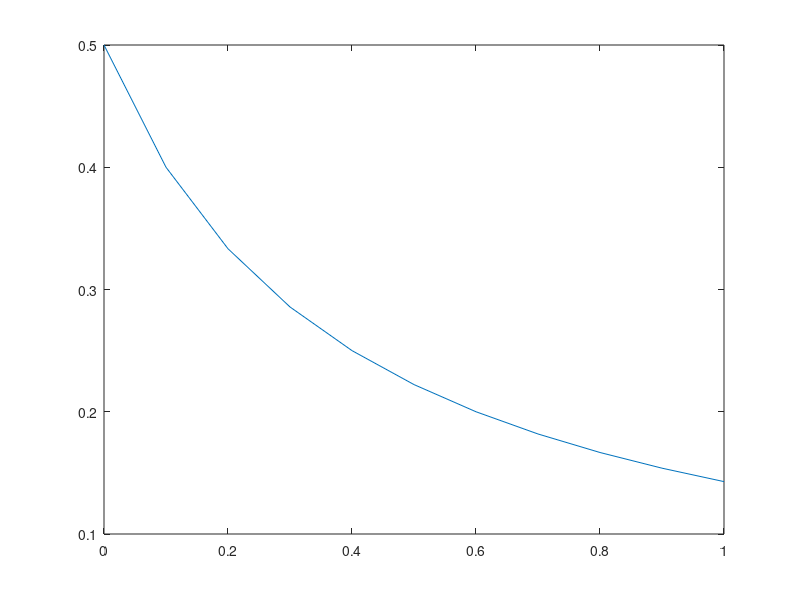

Write MATLAB code to recreate this figure. (Note: this script raises an error after producing the figure.)
x = [0:.1:1];
y = 1./(2+5*x);

figure,
plot(x,y)

%%

mu              = zeros(1,num_broadband); % if you add offset here it would get filtered out
sigma           = eye(num_broadband) + (1-eye(num_broadband))* ns_get(NS, 'alpha_coh');
alpha_inputs    = mvnrnd(mu,sigma,length(t));
alpha_inputs    = poisson_rate_a(ii)*filter(alpha_filter, alpha_inputs);        
alpha_envelope  = abs(hilbert(alpha_inputs));
% I am not sure that this is necessary:
% invert the alpha envelope, such that alpha correlates negatively
% with BOLD:
alpha_envelope  = 1./(2+5*alpha_envelope);
alpha_envelope  = filtfilt(low_bf_b, low_bf_a, alpha_envelope); % lowpass filter the envelope
alpha_inputs    = alpha_inputs + alpha_envelope;


%%


num_broadband   = ns_get(NS,'num_broadband');
srate           = 1/(ns_get(NS,'dt'));
t               = ns_get(NS, 't');

d1 = designfilt('bandpassiir','FilterOrder',10, ...
    'HalfPowerFrequency1',8,'HalfPowerFrequency2',15,...
    'SampleRate',srate,'DesignMethod','butter');

d2 = designfilt('lowpassiir','FilterOrder',10, ...
    'HalfPowerFrequency',5,...
    'SampleRate',srate,'DesignMethod','butter');

mu              = zeros(1,num_broadband); % if you add offset here it would get filtered out
sigma           = eye(num_broadband) + (1-eye(num_broadband))* ns_get(NS, 'alpha_coh');
alpha_inputs    = mvnrnd(mu,sigma,length(t));

figure('Position',[0 0 700 200])

rates_in = [0:.2:1];
for k = 1:length(rates_in)
poisson_rate_a  = rates_in(k);

alpha_inputs1    = poisson_rate_a*filtfilt(d1, alpha_inputs);

alpha_envelope  = abs(hilbert(alpha_inputs1));
alpha_envelope1 = .05./(1+25*alpha_envelope);

alpha_envelope2 = filtfilt(d2, alpha_envelope1);

alpha_inputs2    = alpha_inputs1 + alpha_envelope2;

subplot(2,length(rates_in),k),hold on
plot(alpha_inputs1,'Color',[.5 .5 .5])

plot(alpha_envelope,'r')
plot(alpha_envelope1,'c')

plot(alpha_envelope2,'b')
plot(alpha_inputs2,'k')
ylim([-.5 1])

subplot(2,length(rates_in),length(rates_in)+k),hold on
plot(zeros(size(alpha_inputs2)),':','Color',[.5 .5 .5])
plot(alpha_inputs2,'k')
ylim([-.5 1])

end